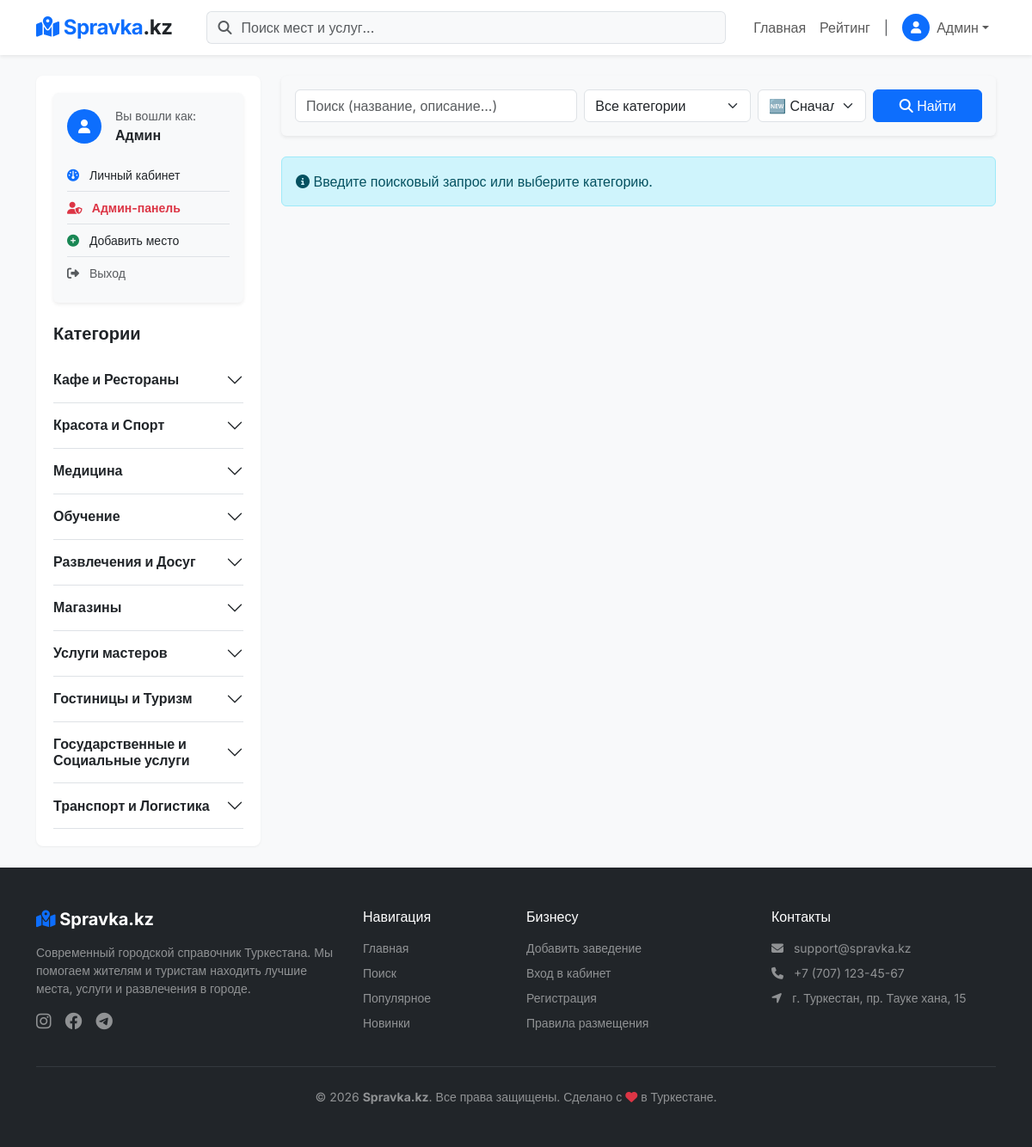
Page /search.php?sort=date (signed in) on the committed database.
### tables this page shows
CREATE TABLE `categories` (
  `cat_id` int(11) UNSIGNED NOT NULL,
  `cat_name` varchar(255) NOT NULL,
  `cat_slug` varchar(255) NOT NULL,
  `cat_parent_id` int(11) UNSIGNED DEFAULT NULL
);

### back/functions.php (called while the page is built, shortened)
<?php
function is_logged_in() {
    return isset($_SESSION['user_id']);
}
function h($str) {
    return htmlspecialchars($str, ENT_QUOTES, 'UTF-8');
}
?>

### search.php (the view, shortened to what this page needs)
<?php
require_once 'templates/header.php';
require_once 'templates/sidebar.php';
$q = trim($_GET['q'] ?? '');
$cat_id = isset($_GET['cat_id']) && is_numeric($_GET['cat_id']) ? (int)$_GET['cat_id'] : 0;
$sort = $_GET['sort'] ?? 'rating';
echo '<div class="col-md-9">';
?>
<div class="card shadow-sm border-0 mb-4 bg-light">
    <div class="card-body">
        <form action="search.php" method="GET" class="row g-2 align-items-center">
            <div class="col-md-5">
                <input type="text" name="q" class="form-control" placeholder="Поиск (название, описание...)" value="<?= h($q) ?>">
            </div>
            <div class="col-md-3">
                <select name="cat_id" class="form-select">
                    <option value="0">Все категории</option>
                </select>
            </div>
            <div class="col-md-2">
                <select name="sort" class="form-select">
                    <option value="date" <?= $sort == 'date' ? 'selected' : '' ?>>🆕 Сначала новые</option>
                </select>
            </div>
            <div class="col-md-2 d-grid">
                <button type="submit" class="btn btn-primary"><i class="fa-solid fa-search"></i> Найти</button>
            </div>
        </form>
    </div>
</div>
<?php
if (mb_strlen($q) < 2 && $cat_id == 0) {
    echo "<div class='alert alert-info'><i class='fa-solid fa-circle-info'></i> Введите поисковый запрос или выберите категорию.</div>";
}
echo '</div>';
require_once 'templates/footer.php';
?>

### templates/sidebar.php (shortened to what this page needs)
<div class="col-md-3 mb-4">
    <div class="sidebar">
        <?php
        if (is_logged_in()):
        ?>
        <div class="card shadow-sm border-0 mb-4 bg-light">
            <div class="card-body p-3">
                <div class="d-flex align-items-center mb-3">
                    <div class="bg-primary text-white rounded-circle d-flex justify-content-center align-items-center me-3" style="width: 40px; height: 40px;">
                        <i class="fa-solid fa-user"></i>
                    </div>
                    <div>
                        <small class="text-muted d-block">Вы вошли как:</small>
                        <div class="fw-bold text-truncate" style="max-width: 140px;">
                            <?= h($_SESSION['user_name']) ?>
                        </div>
                    </div>
                </div>
                <div class="list-group list-group-flush bg-transparent small">
                    <a href="dashboard.php" class="list-group-item list-group-item-action bg-transparent px-0 py-2 border-bottom">
                        <i class="fa-solid fa-gauge me-2 text-primary"></i> Личный кабинет
                    </a>
                    <?php if($_SESSION['user_type'] === 'admin'): ?>
                        <a href="admin.php" class="list-group-item list-group-item-action bg-transparent px-0 py-2 fw-bold text-danger border-bottom">
                            <i class="fa-solid fa-user-shield me-2"></i> Админ-панель
                        </a>
                    <?php endif; ?>
                    <?php if($_SESSION['user_type'] === 'admin' || $_SESSION['user_type'] === 'owner'): ?>
                        <a href="add.php" class="list-group-item list-group-item-action bg-transparent px-0 py-2 border-bottom">
                            <i class="fa-solid fa-plus-circle me-2 text-success"></i> Добавить место
                        </a>
                    <?php endif; ?>
                    <a href="login.php?logout=1" class="list-group-item list-group-item-action bg-transparent px-0 py-2 text-muted">
                        <i class="fa-solid fa-right-from-bracket me-2"></i> Выход
                    </a>
                </div>
            </div>
        </div>
        <?php endif; ?>
        <h5 class="mb-3 fw-bold">Категории</h5>
        <?php
        $stmt = $pdo->query("SELECT * FROM categories ORDER BY cat_id ASC");
        $allCats = $stmt->fetchAll();
        $tree = [];
        $children = [];
        foreach ($allCats as $cat) {
            if ($cat['cat_parent_id'] === NULL) {
                $tree[$cat['cat_id']] = $cat;
                $tree[$cat['cat_id']]['subs'] = [];
            } else {
                $children[] = $cat;
            }
        }
        foreach ($children as $child) {
            if (isset($tree[$child['cat_parent_id']])) {
                $tree[$child['cat_parent_id']]['subs'][] = $child;
            }
        }
        ?>
        <div class="accordion accordion-flush" id="accordionSidebar">
            <?php foreach($tree as $parent): ?>
                <div class="accordion-item bg-transparent border-0 border-bottom">
                    <h2 class="accordion-header" id="heading-<?= $parent['cat_id'] ?>">
                        <?php if(empty($parent['subs'])): ?>
                            <a href="category.php?slug=<?= h($parent['cat_slug']) ?>" class="accordion-button collapsed shadow-none bg-transparent text-decoration-none text-dark fw-bold px-0 d-block">
                                <?= h($parent['cat_name']) ?>
                            </a>
                        <?php else: ?>
                            <button class="accordion-button collapsed shadow-none bg-transparent px-0 text-dark fw-bold" type="button" data-bs-toggle="collapse" data-bs-target="#collapse-<?= $parent['cat_id'] ?>" aria-expanded="false">
                                <?= h($parent['cat_name']) ?>
                            </button>
                        <?php endif; ?>
                    </h2>
                </div>
            <?php endforeach; ?>
        </div>
    </div>
</div>

### assets/style.css (style rules this page uses)
body { background-color: #f4f7f6; font-family: 'Segoe UI', Tahoma, Geneva, Verdana, sans-serif; }
.sidebar { background: #fff; padding: 20px; border-radius: 8px; box-shadow: 0 1px 3px rgba(0,0,0,0.05); }

### templates/header.php (style rules this page uses)
body { font-family: 'Inter', sans-serif; background-color: #f8f9fa; }

### rows in the picture
categories: cat_name "Кафе и Рестораны"
categories: cat_name "Красота и Спорт"
categories: cat_name "Медицина"
categories: cat_name "Обучение"
categories: cat_name "Развлечения и Досуг"
categories: cat_name "Магазины"
categories: cat_name "Услуги мастеров"
categories: cat_name "Гостиницы и Туризм"
categories: cat_name "Государственные и Социальные услуги"
categories: cat_name "Транспорт и Логистика"

### other values in the picture
$_SESSION['user_name'] "Админ"
